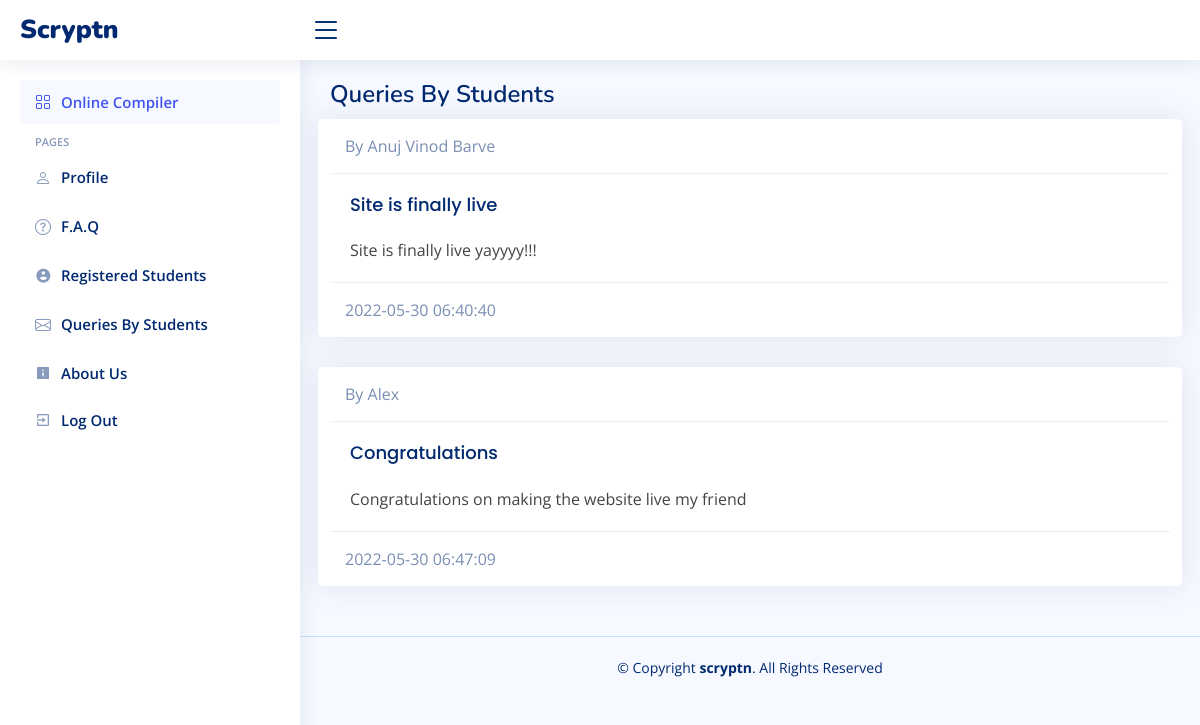
Page /teacher/queries.php on the earlier database version.
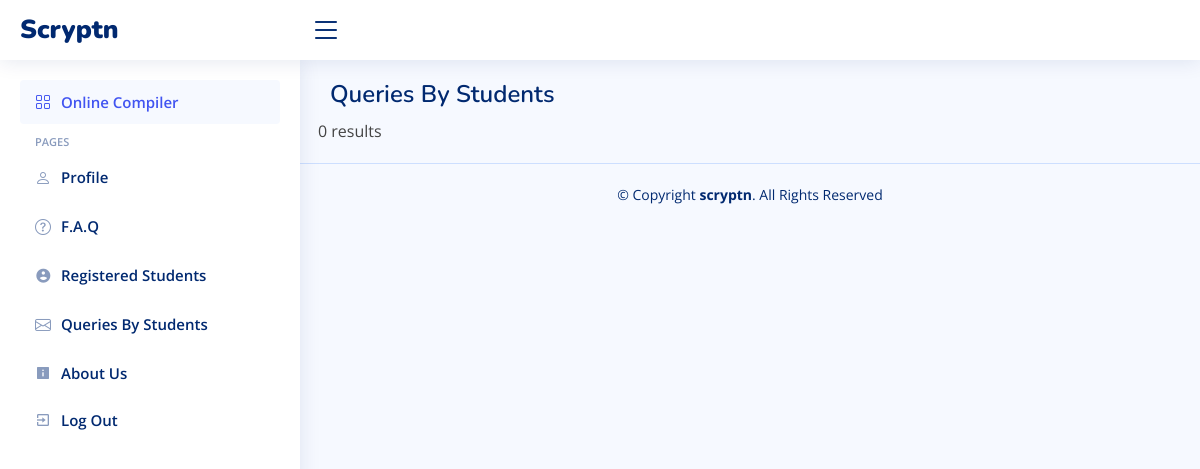
Same page on the later database version.
### tables this page shows
CREATE TABLE `contact` (
  `id` int(32) NOT NULL,
  `name` varchar(255) NOT NULL,
  `email` varchar(255) NOT NULL,
  `subject` varchar(255) NOT NULL,
  `message` varchar(500) NOT NULL,
  `time` timestamp NOT NULL DEFAULT current_timestamp(),
  `status` int(32) NOT NULL DEFAULT 0
);

### teacher/queries.php (the view, shortened to what this page needs)
<!DOCTYPE html>
<html lang="en">
<head>
    <link href="../assets/vendor/bootstrap/css/bootstrap.min.css" rel="stylesheet">
    <link href="../assets/vendor/bootstrap-icons/bootstrap-icons.css" rel="stylesheet">
    <link href="../assets/vendor/boxicons/css/boxicons.min.css" rel="stylesheet">
    <link href="../assets/vendor/quill/quill.snow.css" rel="stylesheet">
    <link href="../assets/vendor/quill/quill.bubble.css" rel="stylesheet">
    <link href="../assets/vendor/remixicon/remixicon.css" rel="stylesheet">
    <link href="../assets/vendor/simple-datatables/style.css" rel="stylesheet">
    <link href="../assets/css/style.css" rel="stylesheet">
</head>
<body>
    <?php include './includes/header.php'; ?>
    <?php include './includes/sidenav.php'; ?>
    <main id="main" class="main">
        <div class="pagetitle">
            <h1>Queries By Students</h1>
        </div>
        <section class="section">
            <div class="row">
                <?php
                $servername = "localhost";
                $username = "root";
                $password = "";
                $databasename = "scr";
                $conn = new mysqli(
                    $servername,
                    $username,
                    $password,
                    $databasename
                );
                $query_file = "SELECT * FROM `contact`";
                $result_file = $conn->query($query_file);
                if ($result_file->num_rows > 0) {
                    while ($row = $result_file->fetch_assoc()) {
                        echo "<div class='card'>";
                        echo "<div class='card-header'> By ".$row['name']."</div>";
                        echo "<div class='card-body'>";
                        echo "<h5 class='card-title'>".$row['subject']."</h5>";
                        echo $row['message'];
                        echo "</div>";
                        echo "<div class='card-footer'>";
                        echo $row['time'];
                        echo "</div>";
                        echo "</div>";
                    }
                } else {
                    echo "0 results";
                }
                ?>
                </div>
        </section>
    </main>
    <footer id="footer" class="footer">
        <div class="copyright">
            &copy; Copyright <strong><span>scryptn</span></strong>. All Rights Reserved
        </div>
    </footer>
</body>
</html>

### teacher/includes/header.php
<header id="header" class="header fixed-top d-flex align-items-center">
    <div class="d-flex align-items-center justify-content-between">
      <a href="index.html" class="logo d-flex align-items-center">
        <span class="d-none d-lg-block"><b>  Scryptn</b></span>
      </a>
      <i class="bi bi-list toggle-sidebar-btn"></i>
    </div>
  </header>

### teacher/includes/sidenav.php
<aside id="sidebar" class="sidebar">
    <ul class="sidebar-nav" id="sidebar-nav">
      <li class="nav-item">
        <a class="nav-link " href="index.php">
          <i class="bi bi-grid"></i>
          <span>Online Compiler</span>
        </a>
      </li>
      <li class="nav-heading">Pages</li>
      <li class="nav-item">
        <a class="nav-link collapsed" href="profile.php">
          <i class="bi bi-person"></i>
          <span>Profile</span>
        </a>
      </li>
      <li class="nav-item">
        <a class="nav-link collapsed" href="pages-faq.php">
          <i class="bi bi-question-circle"></i>
          <span>F.A.Q</span>
        </a>
      </li>
      <li class="nav-item">
        <a class="nav-link collapsed" href="students.php">
          <i class="ri-account-circle-fill"></i>
          <span>Registered Students</span>
        </a>
      </li>
      <li class="nav-item">
        <a class="nav-link collapsed" href="queries.php">
          <i class="bi bi-envelope"></i>
          <span>Queries By Students</span>
        </a>
      </li>
      <li class="nav-item">
        <a class="nav-link collapsed" href="pages-contact.php">
          <i class="bx bxs-info-square"></i>
          <span>About Us</span>
        </a>
      </li>
      <li class="nav-item">
        <a class="nav-link collapsed" href="../inc/logout.php">
          <i class="bx bx-exit"></i>
          <span>Log Out</span>
        </a>
      </li>
    </ul>
  </aside>

### assets/css/style.css (style rules this page uses)
:root { scroll-behavior: smooth; }
body { font-family: "Open Sans", sans-serif; background: #f6f9ff; color: #444444; }
a { color: #4154f1; text-decoration: none; }
h1, h2, h3, h4, h5, h6 { font-family: "Nunito", sans-serif; }
#main { margin-top: 60px; padding: 20px 30px; transition: all 0.3s; }
.pagetitle { margin-bottom: 10px; }
.pagetitle h1 { font-size: 24px; margin-bottom: 0; font-weight: 600; color: #012970; }
.logo { line-height: 1; }
@media (min-width: 1200px) { .logo { width: 280px; } }
.logo span { font-size: 26px; font-weight: 700; color: #012970; font-family: "Nunito", sans-serif; }
.header { transition: all 0.5s; z-index: 997; height: 60px; box-shadow: 0px 2px 20px rgba(1, 41, 112, 0.1); background-color: #fff; padding-left: 20px; }
.header .toggle-sidebar-btn { font-size: 32px; padding-left: 10px; cursor: pointer; color: #012970; }
.sidebar { position: fixed; top: 60px; left: 0; bottom: 0; width: 300px; z-index: 996; transition: all 0.3s; padding: 20px; overflow-y: auto; scrollbar-width: thin; scrollbar-color: #aab7cf transparent; box-shadow: 0px 0px 20px rgba(1, 41, 112, 0.1); background-color: #fff; }
@media (min-width: 1200px) { #main, #footer { margin-left: 300px; } }
.sidebar-nav { padding: 0; margin: 0; list-style: none; }
.sidebar-nav li { padding: 0; margin: 0; list-style: none; }
.sidebar-nav .nav-item { margin-bottom: 5px; }
.sidebar-nav .nav-heading { font-size: 11px; text-transform: uppercase; color: #899bbd; font-weight: 600; margin: 10px 0 5px 15px; }
.sidebar-nav .nav-link { display: flex; align-items: center; font-size: 15px; font-weight: 600; color: #4154f1; transition: 0.3; background: #f6f9ff; padding: 10px 15px; border-radius: 4px; }
.sidebar-nav .nav-link i { font-size: 16px; margin-right: 10px; color: #4154f1; }
.sidebar-nav .nav-link.collapsed { color: #012970; background: #fff; }
.sidebar-nav .nav-link.collapsed i { color: #899bbd; }
.footer { padding: 20px 0; font-size: 14px; transition: all 0.3s; border-top: 1px solid #cddfff; }
.footer .copyright { text-align: center; color: #012970; }
.card { margin-bottom: 30px; border: none; border-radius: 5px; box-shadow: 0px 0 30px rgba(1, 41, 112, 0.1); }
.card-header, .card-footer { border-color: #ebeef4; background-color: #fff; color: #798eb3; padding: 15px; }
.card-title { padding: 20px 0 15px 0; font-size: 18px; font-weight: 500; color: #012970; font-family: "Poppins", sans-serif; }
.card-body { padding: 0 20px 20px 20px; }

Differences in the rows shown:
removed contact: name "Anuj Vinod Barve", subject "Site is finally live", message "Site is finally live yayyyy!!!", time "2022-05-30 06:40:40"
removed contact: name "Alex", subject "Congratulations", message "Congratulations on making the website live my friend", time "2022-05-30 06:47:09"
Other differences:
text now shown: "0 results"
